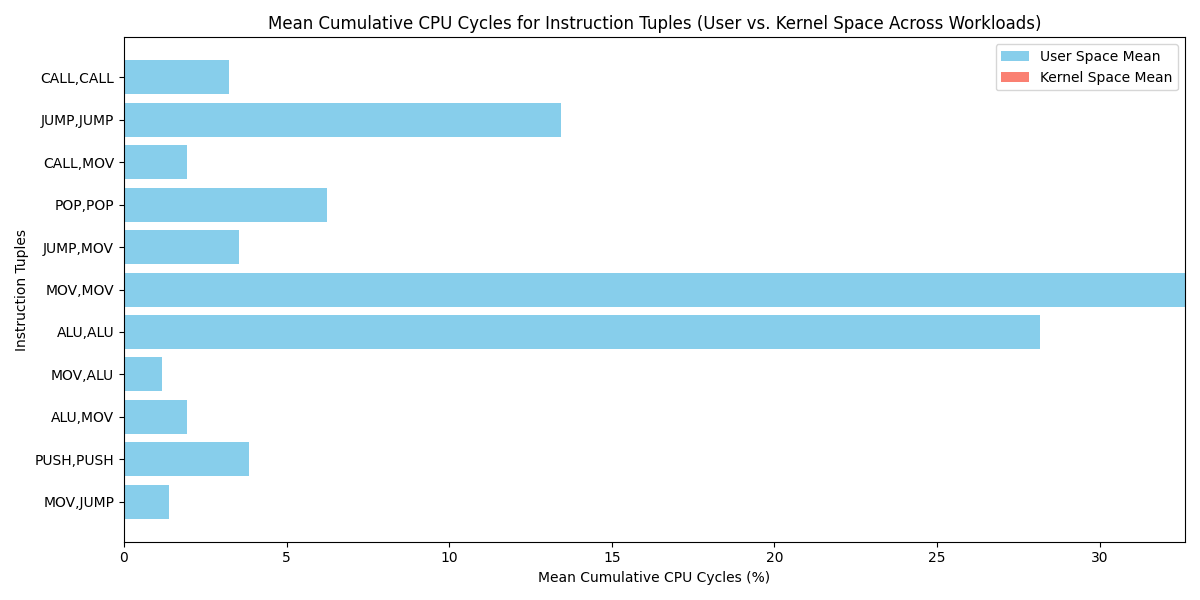

The Python source for this figure:
import os
import re
import matplotlib.pyplot as plt
from collections import defaultdict

# Directory containing the workload text files
directory = "plot"

# Initialize dictionaries to accumulate CPU cycles for user and kernel space
user_space_data = defaultdict(list)  # List of values per tuple to compute the mean later
kernel_space_data = defaultdict(list)

# Regular expression to match lines with instruction tuples and cumulative CPU cycles
pattern = re.compile(r"inst tuple \((User|Kernel)\): <(.+?)>, cumulative CCs: ([\d.]+)%")

# Parse each file in the directory
for filename in os.listdir(directory):
    if filename.endswith(".txt"):
        with open(os.path.join(directory, filename), "r") as file:
            for line in file:
                match = pattern.search(line)
                if match:
                    space = match.group(1)  # User or Kernel
                    inst_tuple = match.group(2)
                    cumulative_ccs = float(match.group(3))
                    # Append the cycle percentage to the list for this tuple
                    if space == "User":
                        user_space_data[inst_tuple].append(cumulative_ccs)
                    elif space == "Kernel":
                        kernel_space_data[inst_tuple].append(cumulative_ccs)

# Compute the arithmetic mean for each tuple in user and kernel spaces, keeping only those with a mean >= 1%
user_space_mean = {k: sum(v) / len(v) for k, v in user_space_data.items() if (sum(v) / len(v)) >= 1.0}
kernel_space_mean = {k: sum(v) / len(v) for k, v in kernel_space_data.items() if (sum(v) / len(v)) >= 1.0}

# Plotting
fig, ax = plt.subplots(figsize=(12, 6))

# Convert dictionaries to lists for plotting
user_labels = list(user_space_mean.keys())
user_values = list(user_space_mean.values())
kernel_values = [kernel_space_mean.get(k, 0) for k in user_labels]  # Align kernel values with user labels

# Plot user-space mean data
ax.barh(user_labels, user_values, color='skyblue', label="User Space Mean")

# Plot kernel-space mean data, offset for better readability
ax.barh(user_labels, kernel_values, color='salmon', label="Kernel Space Mean", left=user_values)

# Label and axis setup
ax.set_xlabel("Mean Cumulative CPU Cycles (%)")
ax.set_ylabel("Instruction Tuples")
ax.set_title("Mean Cumulative CPU Cycles for Instruction Tuples (User vs. Kernel Space Across Workloads)")
ax.legend()
plt.tight_layout()
plt.savefig("plot.png")

# Show the plot
plt.show()
